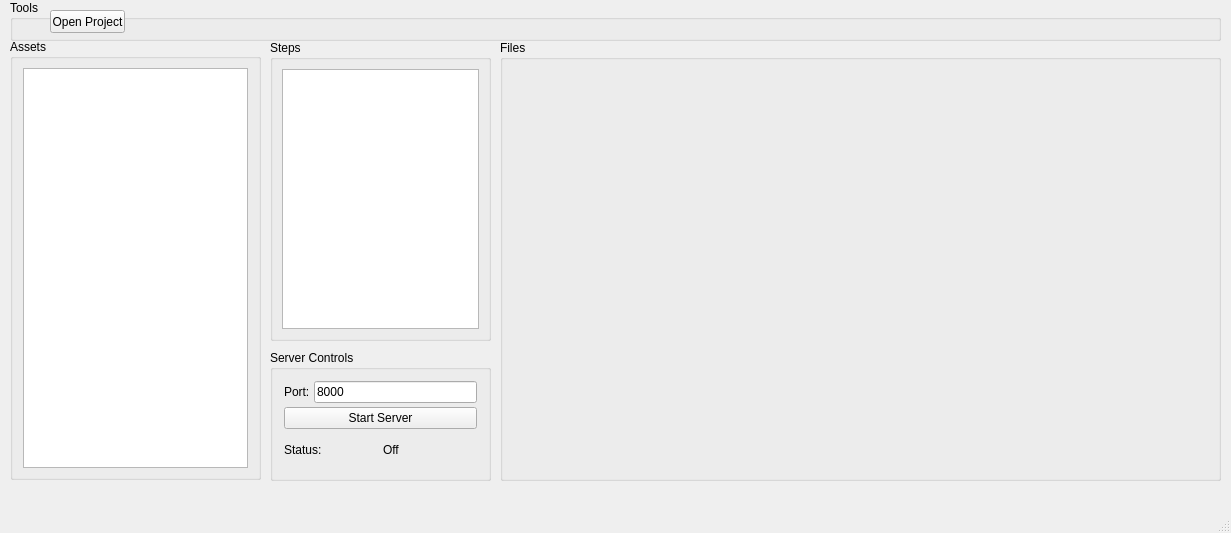
<?xml version="1.0" encoding="UTF-8"?>
<ui version="4.0">
 <class>MainWindow</class>
 <widget class="QMainWindow" name="MainWindow">
  <property name="geometry">
   <rect>
    <x>0</x>
    <y>0</y>
    <width>1231</width>
    <height>533</height>
   </rect>
  </property>
  <property name="windowTitle">
   <string>MainWindow</string>
  </property>
  <widget class="QWidget" name="centralwidget">
   <widget class="QGroupBox" name="groupBox">
    <property name="geometry">
     <rect>
      <x>270</x>
      <y>350</y>
      <width>221</width>
      <height>131</height>
     </rect>
    </property>
    <property name="title">
     <string>Server Controls</string>
    </property>
    <layout class="QVBoxLayout" name="verticalLayout_2">
     <item>
      <layout class="QVBoxLayout" name="verticalLayout">
       <property name="spacing">
        <number>4</number>
       </property>
       <property name="sizeConstraint">
        <enum>QLayout::SizeConstraint::SetMaximumSize</enum>
       </property>
       <property name="leftMargin">
        <number>2</number>
       </property>
       <property name="topMargin">
        <number>2</number>
       </property>
       <property name="rightMargin">
        <number>2</number>
       </property>
       <property name="bottomMargin">
        <number>2</number>
       </property>
       <item>
        <layout class="QHBoxLayout" name="horizontalLayout">
         <item>
          <widget class="QLabel" name="label_2">
           <property name="text">
            <string>Port:</string>
           </property>
          </widget>
         </item>
         <item>
          <widget class="QLineEdit" name="inpt_port">
           <property name="text">
            <string>8000</string>
           </property>
           <property name="maxLength">
            <number>4</number>
           </property>
           <property name="clearButtonEnabled">
            <bool>false</bool>
           </property>
          </widget>
         </item>
        </layout>
       </item>
       <item>
        <widget class="QPushButton" name="bt_start_server">
         <property name="text">
          <string>Start Server</string>
         </property>
        </widget>
       </item>
       <item>
        <layout class="QHBoxLayout" name="horizontalLayout_2">
         <item>
          <widget class="QLabel" name="label">
           <property name="text">
            <string>Status:</string>
           </property>
          </widget>
         </item>
         <item>
          <widget class="QLabel" name="out_status">
           <property name="text">
            <string>Off</string>
           </property>
          </widget>
         </item>
        </layout>
       </item>
      </layout>
     </item>
    </layout>
   </widget>
   <widget class="QGroupBox" name="groupBox_2">
    <property name="geometry">
     <rect>
      <x>10</x>
      <y>39</y>
      <width>251</width>
      <height>441</height>
     </rect>
    </property>
    <property name="title">
     <string>Assets</string>
    </property>
    <layout class="QHBoxLayout" name="horizontalLayout_3">
     <property name="leftMargin">
      <number>10</number>
     </property>
     <property name="rightMargin">
      <number>10</number>
     </property>
     <item>
      <widget class="QTreeView" name="treeView"/>
     </item>
    </layout>
   </widget>
   <widget class="QGroupBox" name="groupBox_3">
    <property name="geometry">
     <rect>
      <x>270</x>
      <y>40</y>
      <width>221</width>
      <height>301</height>
     </rect>
    </property>
    <property name="title">
     <string>Steps</string>
    </property>
    <layout class="QHBoxLayout" name="horizontalLayout_4">
     <item>
      <widget class="QListWidget" name="asset_step_list"/>
     </item>
    </layout>
   </widget>
   <widget class="QGroupBox" name="groupBox_4">
    <property name="geometry">
     <rect>
      <x>10</x>
      <y>0</y>
      <width>1211</width>
      <height>41</height>
     </rect>
    </property>
    <property name="title">
     <string>Tools</string>
    </property>
    <widget class="QPushButton" name="bt_populate_list">
     <property name="geometry">
      <rect>
       <x>40</x>
       <y>10</y>
       <width>75</width>
       <height>23</height>
      </rect>
     </property>
     <property name="text">
      <string>Open Project</string>
     </property>
    </widget>
   </widget>
   <widget class="QGroupBox" name="groupBox_5">
    <property name="geometry">
     <rect>
      <x>500</x>
      <y>40</y>
      <width>721</width>
      <height>441</height>
     </rect>
    </property>
    <property name="title">
     <string>Files</string>
    </property>
   </widget>
  </widget>
  <widget class="QStatusBar" name="statusbar"/>
 </widget>
 <resources/>
 <connections/>
</ui>
